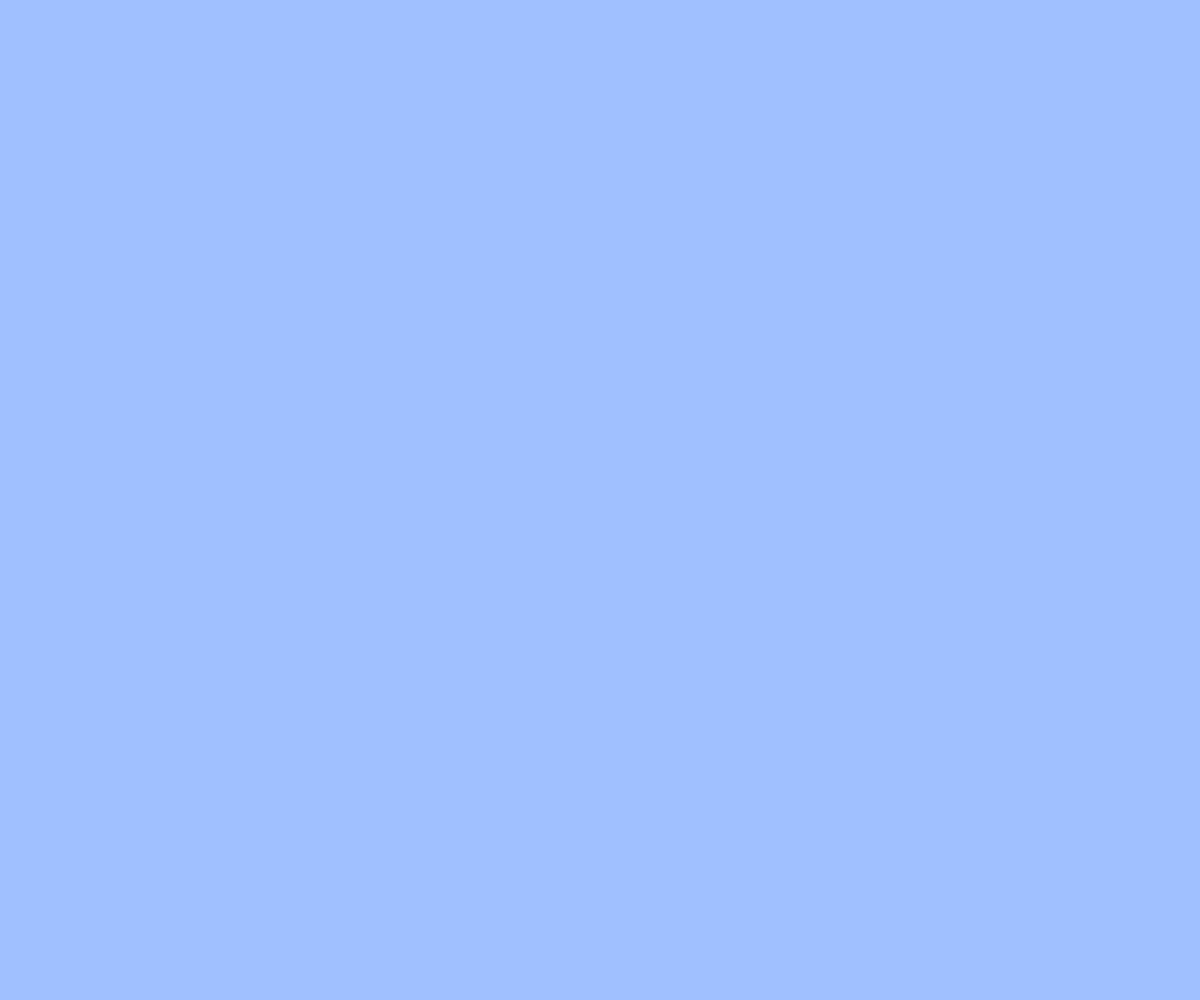
Frame 1 (no input)
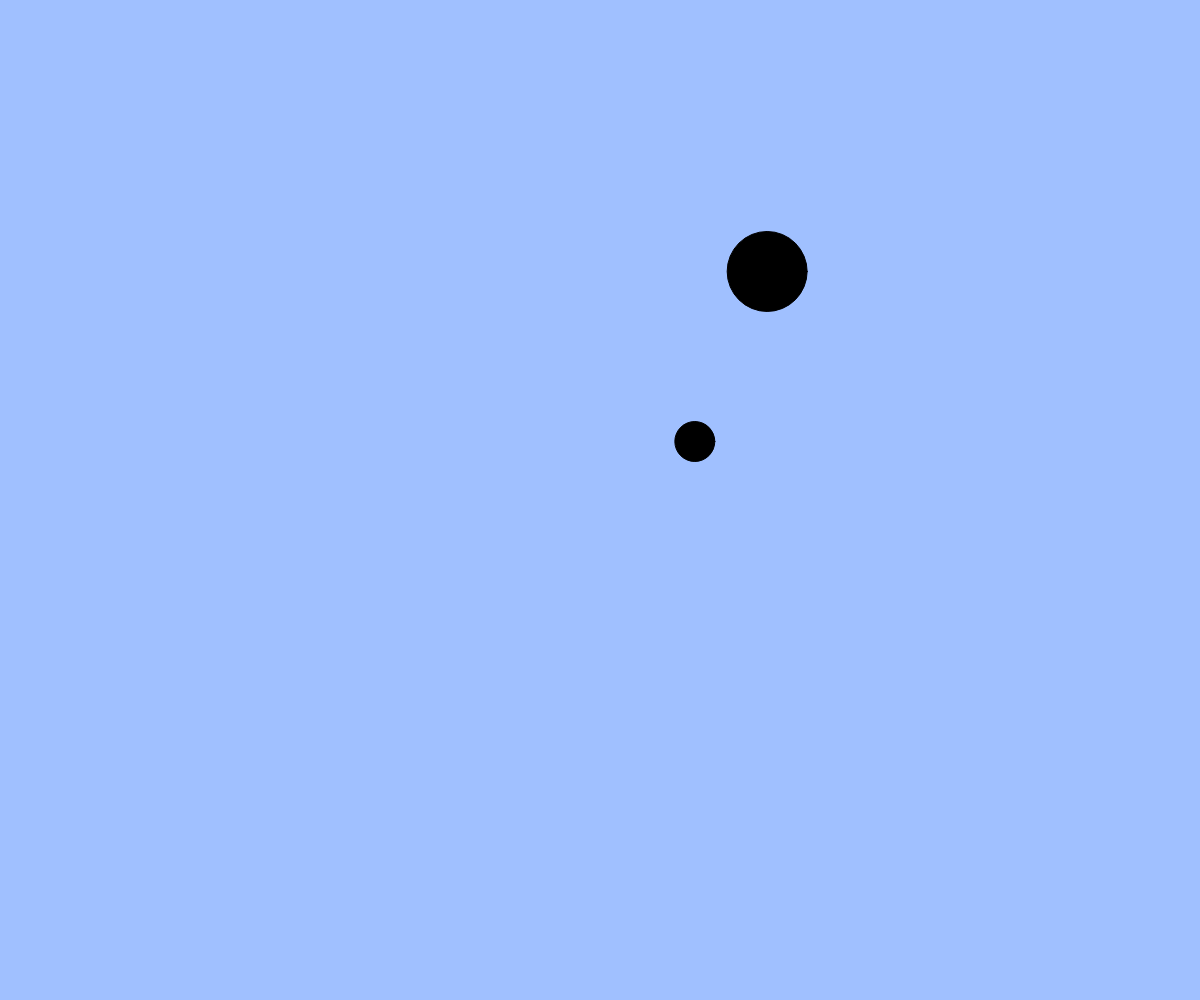
Frame 60 (no input)
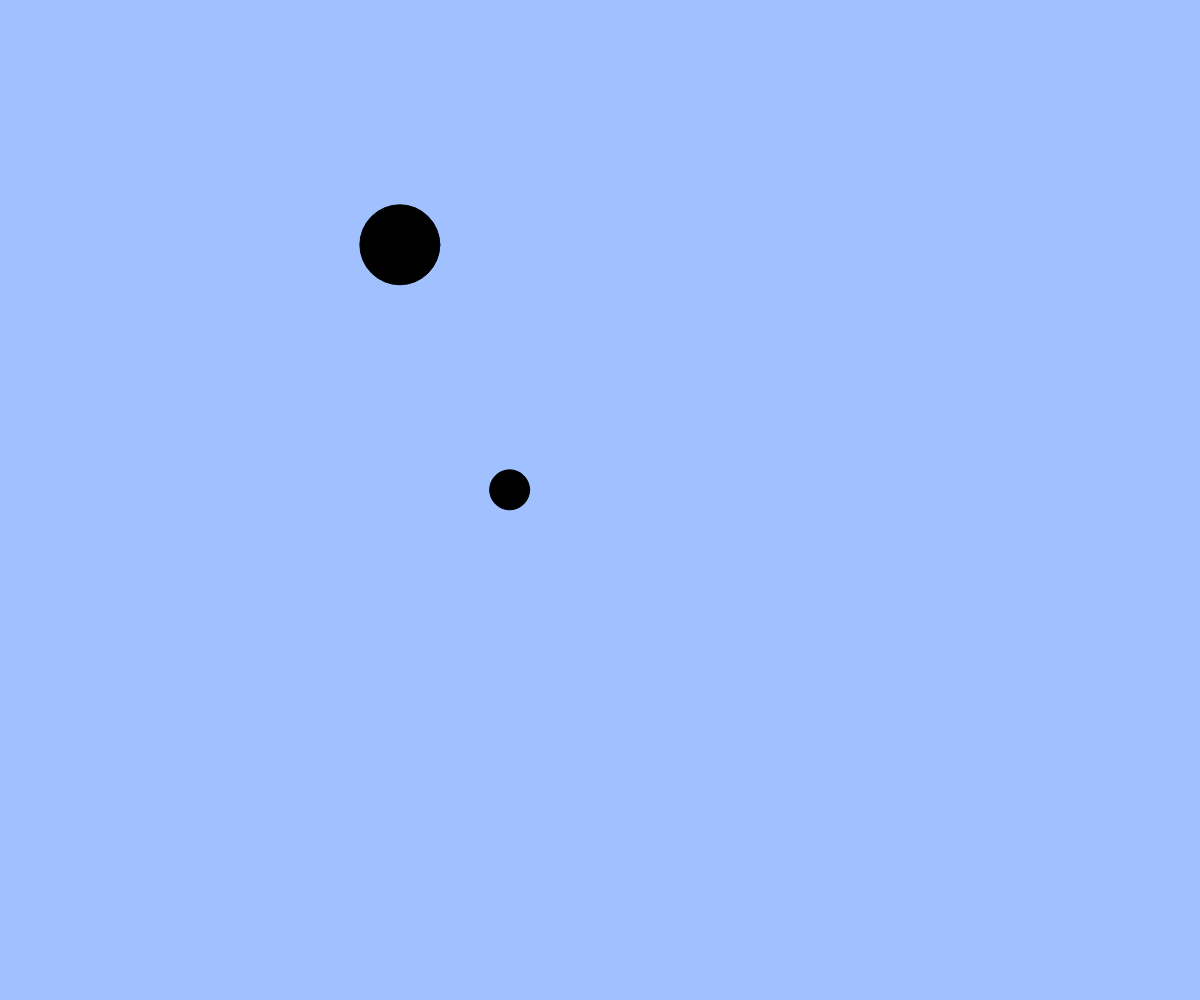
Frame 120 (the mouse pressed at the canvas centre since frame 60)

The p5.js sketch that drew these frames (run headless with seeded random() and noise() and a simulated clock; from frame 60 on, the mouse is pressed at the canvas centre):

// p5.js sketch
// ── sketch.js
// たくさん出てくるアニメーション
let balls;
let targets; // 追加（ボールを当てる的）


function setup() {
  createCanvas(windowWidth, windowHeight);
  balls = [];
  targets = [];  //空の配列
}

function windowResized() {
  resizeCanvas(windowWidth, windowHeight);
}

function draw() {
  background(160, 192, 255);

  // 的のアニメーション（注意：追加しないと何も起きない）
  for (let i = 0; i < targets.length; i++) {
    let t = targets[i];
    fill(0);
    ellipse(t.x, t.y, t.size);
    t.x += t.vx;　// t.x += t.vx+t.x　 定義してないけど
    t.y += t.vy;
    t.size += 2;
  }

  // ボールのアニメーション
  for (let i = 0; i < balls.length; i++) {
    let b = balls[i];
    fill(255);
    ellipse(b.x, b.y, b.size);
    b.x += b.vx;
    b.y += b.vy;
  }

  // 画面外に出たボールを配列から削除する
  const ballsInCanvas = []; // 画面内のボールを一時的に保持する配列
  for (let i = 0; i < balls.length; i++) {
    let b = balls[i];
    if (b.x > 0 && b.x < width && b.y > 0 && b.y < height) { // 画面内
      ballsInCanvas.push(b);
    }
  }
  balls = ballsInCanvas; // 画面内のボールだけを残す

  // 補足：filter 関数を使うともっと簡単に書ける
  // balls = balls.filter(insideCanvas);
  //balls = balls.filter(b => b.x > 0 && b.x < width && b.y > 0 && b.y < height);


  if (frameCount % 20 == 0) {
    const t = { x: width / 2, y: height / 2, size: 2, vx: random(-10, 10), vy: random(-10, 10) };
    targets.push(t); //サイズ→文字では定義されていないのでいけない

    // 20フレームごとに新しい的を追加する
    // BLANK[1] 新しい的オブジェクトを作成して targets 配列に追加しよう
  }

  // ボールに当たった or 大きくなりすぎた的を配列から削除する
  const activeTargets = []; // 生き残った的を一時的に保持する配列
  for (let i = 0; i < targets.length; i++) {
    let t = targets[i];　//最初はあたっていない
    if (t.size < 100) { // 大きくなりすぎていない
      let hit = false;
      for (let j = 0; j < balls.length; j++) { // すべてのボールと衝突判定
        let b = balls[j];
        let d = dist(t.x, t.y, b.x, b.y);
        if (d < (t.size / 2 + b.size / 2)) { hit = true; }
      }

    　if (!hit) activeTargets.push(t); // 衝突していなければ生き残る
    }
  }
  targets = activeTargets; // 生き残った的だけを残す
}

function mouseDragged() {
  const dx = mouseX - pmouseX;
  const dy = mouseY - pmouseY;
  if (mag(dx, dy) > 5) {
    const b = { x: mouseX, y: mouseY, size: 20, vx: dx, vy: dy };
    balls.push(b);
  }
}
//速く動くほど 1フレームの移動量が大きい→ mag(dx, dy) が大きい→ 条件を満たす回数が増える→ push される回数が増える
